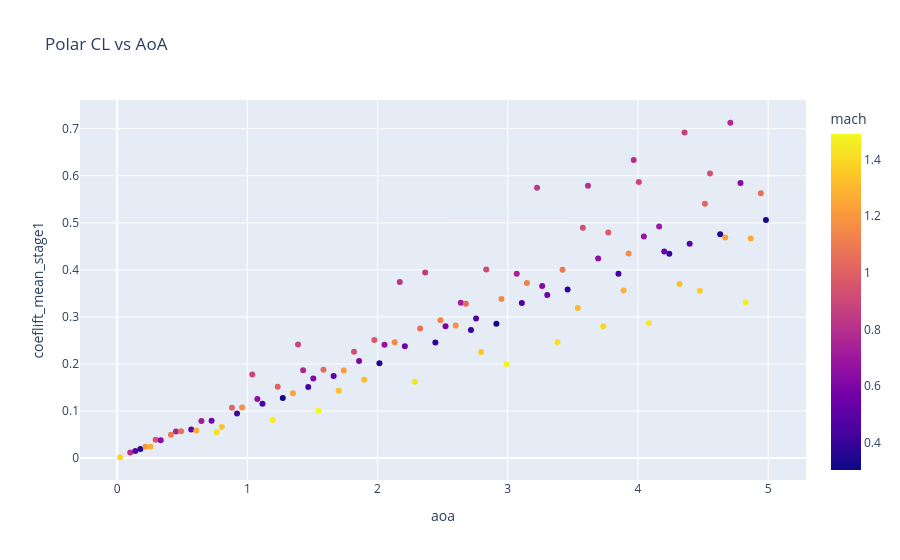

Source (notebook cell):
### Code cell
fig = px.scatter(
    df_post,
    x="aoa",
    y="coeflift_mean_stage1",
    color="mach",
    title="Polar CL vs AoA"
)
fig.show()
